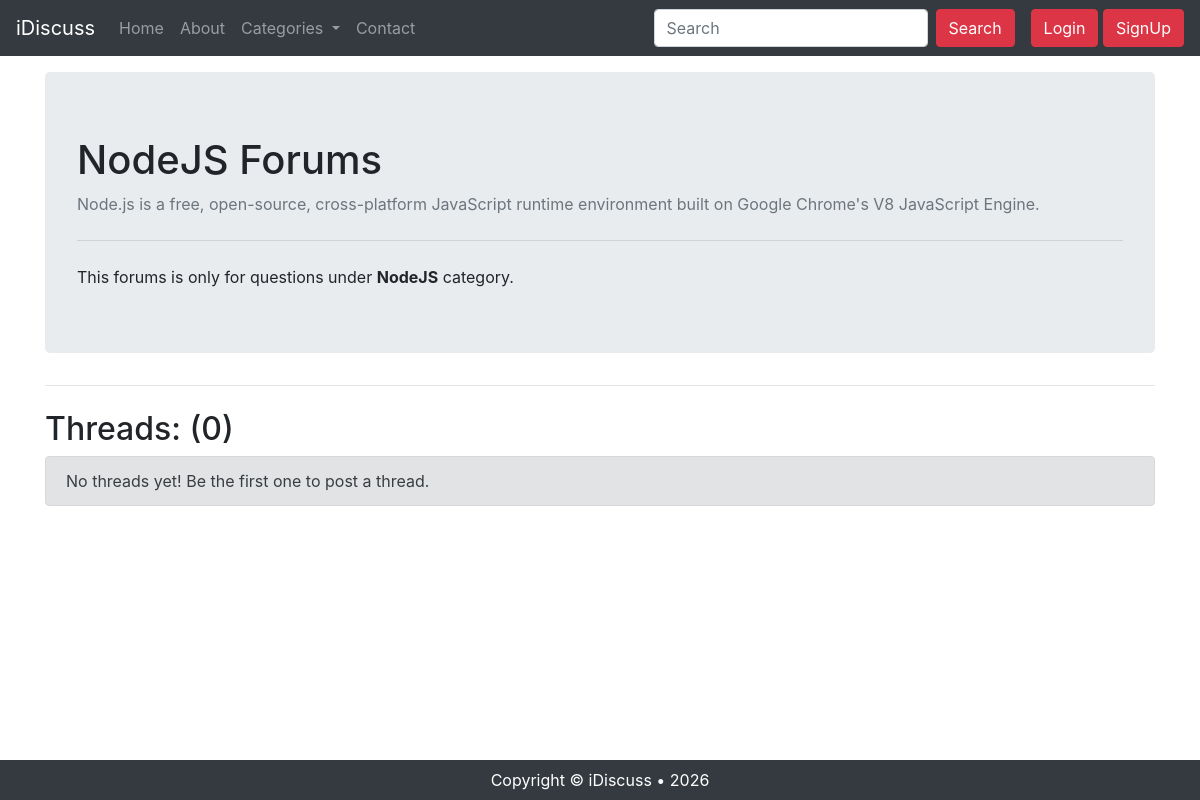
/threadlist?catid=6, run on the app's committed database.
### tables this page shows
CREATE TABLE `categories` (
  `category_id` int(11) NOT NULL,
  `category_name` varchar(255) NOT NULL,
  `category_description` text NOT NULL,
  `created` datetime NOT NULL DEFAULT current_timestamp()
);

### threadlist.php (the view, shortened to what this page needs)
<?php
require_once "partials/_dbconnect.php";
$catid = (int) $_GET["catid"];
$cat = null;
$sql = "SELECT * FROM categories WHERE category_id=$catid";
$result = mysqli_query($conn, $sql);
if ($result) {
    if (mysqli_num_rows($result) > 0) {
        $cat = mysqli_fetch_assoc($result);
    }
} else {
    echo "Something went wrong :(";
}
?>
<!doctype html>
<html lang="en">
<head>
    <link rel="stylesheet" href="https://cdn.jsdelivr.net/npm/bootstrap@4.5.3/dist/css/bootstrap.min.css">
    <link rel="stylesheet" href="assets/css/index.css">
</head>
<body>
    <?php include "partials/_header.php" ?>
    <main class="container my-3">
        <div class="jumbotron">
            <h1><?php echo $cat["category_name"] ?> Forums</h1>
            <p class="text-muted"><?php echo $cat["category_description"] ?></p>
            <hr class="my-4">
            <p class="mb-0">This forums is only for questions under <strong><?php echo $cat["category_name"] ?></strong> category.</p>
        </div>
        <hr class="my-4">
        <div class="d-flex align-items-center justify-content-between">
            <?php
            $sql = "SELECT COUNT(*) as count FROM threads WHERE thread_catid=$catid";
            $result = mysqli_query($conn, $sql);
            $count = mysqli_fetch_assoc($result)["count"];
            ?>
            <h2>Threads: (<?php echo $count ?>)</h2>
        </div>
        <?php
        if ($count == 0) {
            echo '
                <div class="alert alert-secondary col-md-12" role="alert">
                    <p class="mb-0">No threads yet! Be the first one to post a thread.</p>
                </div>';
        }
        ?>
    </main>
    <?php include "partials/_footer.php" ?>
</body>
</html>

### assets/css/index.css (style rules this page uses)
html, body { min-height: 100%; }
html { scroll-behavior: smooth; }
body { min-height: 100vh; display: flex; flex-direction: column; }
main { flex: 1; }

### data on the page
categories: category_name "NodeJS", category_description "Node.js is a free, open-source, cross-platform JavaScript runtime environment built on Google Chrome's V8 JavaScript Engine."

### other printed values
$count "0"
